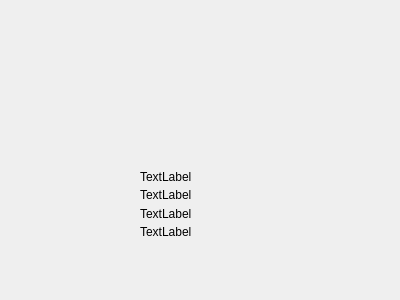
<?xml version="1.0" encoding="UTF-8"?>
<ui version="4.0">
 <class>AboutDialog</class>
 <widget class="QDialog" name="AboutDialog">
  <property name="geometry">
   <rect>
    <x>0</x>
    <y>0</y>
    <width>400</width>
    <height>300</height>
   </rect>
  </property>
  <property name="windowTitle">
   <string>Dialog</string>
  </property>
  <widget class="QWidget" name="">
   <property name="geometry">
    <rect>
     <x>140</x>
     <y>170</y>
     <width>221</width>
     <height>68</height>
    </rect>
   </property>
   <layout class="QVBoxLayout" name="verticalLayout">
    <item>
     <widget class="QLabel" name="label_title">
      <property name="text">
       <string>TextLabel</string>
      </property>
     </widget>
    </item>
    <item>
     <widget class="QLabel" name="label_copyright">
      <property name="text">
       <string>TextLabel</string>
      </property>
     </widget>
    </item>
    <item>
     <widget class="QLabel" name="label_twitter">
      <property name="text">
       <string>TextLabel</string>
      </property>
     </widget>
    </item>
    <item>
     <widget class="QLabel" name="label_qt">
      <property name="text">
       <string>TextLabel</string>
      </property>
     </widget>
    </item>
   </layout>
  </widget>
 </widget>
 <resources/>
 <connections/>
</ui>
